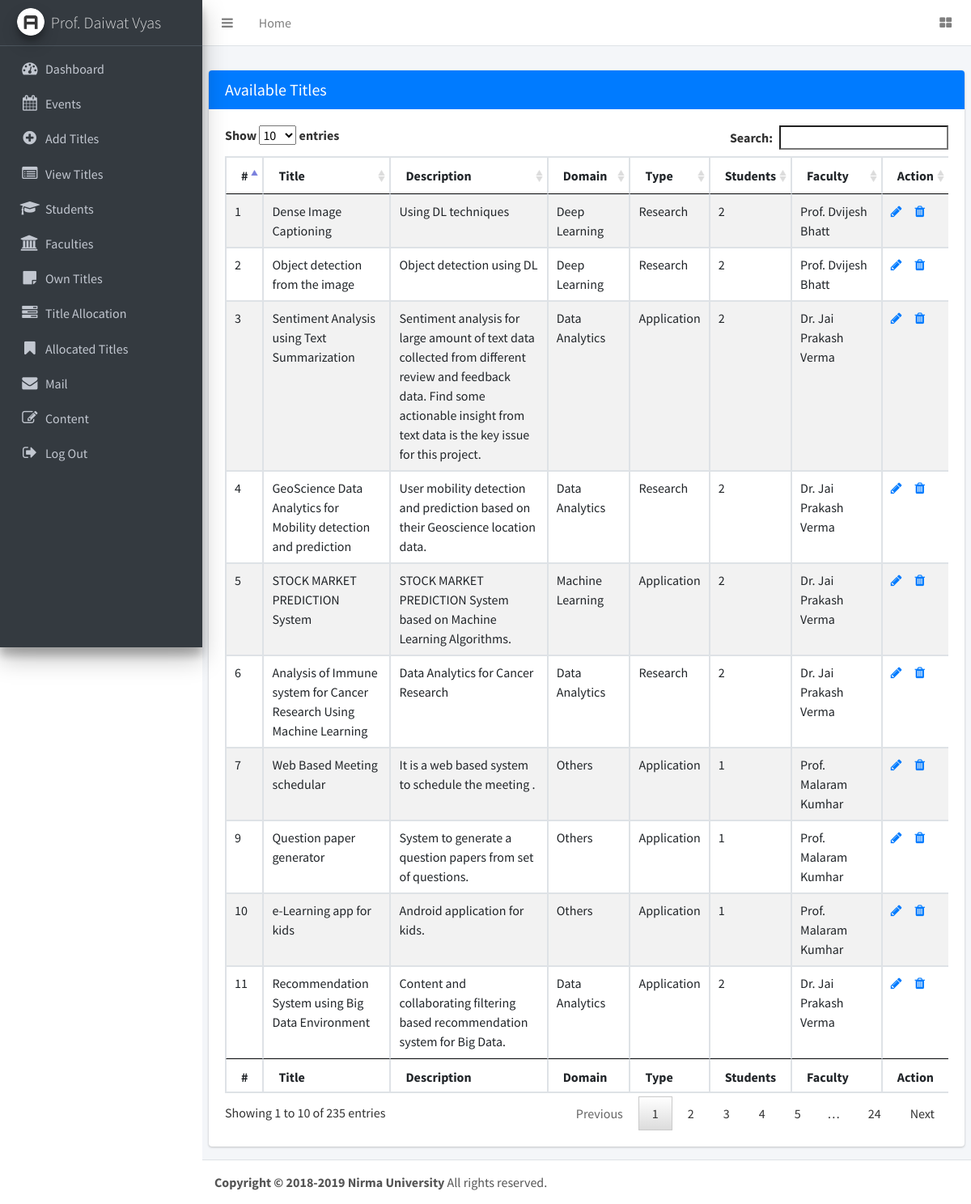
/coordinator/viewTitles.php (signed in), run on the app's committed database.
### tables this page shows
CREATE TABLE `project_titles` (
  `id` int(11) NOT NULL AUTO_INCREMENT,
  `title` varchar(100) NOT NULL,
  `description` varchar(1000) NOT NULL,
  `domain` varchar(100) NOT NULL DEFAULT 'Other',
  `type` varchar(64) DEFAULT 'Application',
  `students` int(11) NOT NULL,
  `faculty` varchar(100) NOT NULL,
  `flag` int(11) NOT NULL DEFAULT 0,
  PRIMARY KEY (`id`)
);

### coordinator/viewTitles.php (the view, shortened to what this page needs)
<?php
include 'connection.php'; ?>
<!DOCTYPE html>
<html>
<head>
    <link rel="stylesheet" href="https://maxcdn.bootstrapcdn.com/font-awesome/4.4.0/css/font-awesome.min.css">
    <link rel="stylesheet" href="https://code.ionicframework.com/ionicons/2.0.1/css/ionicons.min.css">
    <link rel="stylesheet" href="../plugins/datatables/jquery.dataTables.css">
    <link rel="stylesheet" href="../dist/css/adminlte.min.css">
</head>
<body class="hold-transition sidebar-mini">
    <div class="wrapper">
        <nav class="main-header navbar navbar-expand bg-white navbar-light border-bottom">
            <ul class="navbar-nav">
                <li class="nav-item">
                    <a class="nav-link" data-widget="pushmenu" href="#"><i class="fa fa-bars"></i></a>
                </li>
                <li class="nav-item d-none d-sm-inline-block">
                    <a href="index.php" class="nav-link">Home</a>
                </li>
            </ul>
            <ul class="navbar-nav ml-auto">
                <li class="nav-item">
                    <a class="nav-link" href="#">
                        <i class="fa fa-th-large"></i>
                    </a>
                </li>
            </ul>
        </nav>
        <?php include 'menu.php';
        ?>
        <div class="content-wrapper">
            <section class="content-header">
</section>
<section class="content">
    <div class="row">
        <div class="col-12">
            <div class="card card-primary">
                <div class="card-header">
                    <h3 class="card-title">Available Titles</h3>
                </div>
                <div class="card-body">
                <div class="table-responsive">
                    <table id="example1" class="table table-bordered table-striped">
                        <thead>
                            <tr>
                                <th>#</th>
                                <th>Title</th>
                                <th>Description</th>
                                <th>Domain</th>
                                <th>Type</th>
                                <th>Students</th>
                                <th>Faculty</th>
                                <th>Action</th>
                            </tr>
                        </thead>
                        <tbody>
                            <?php
                            $sql  = "SELECT * FROM project_titles";
                            $result = mysqli_query($con, $sql);
                            if (mysqli_num_rows($result) > 0) {
                                while($row = mysqli_fetch_assoc($result)) {
                                    ?>
                                    <tr>
                                        <td><?php echo $row["id"]; ?></td>
                                        <td><?php echo $row["title"]; ?></td>
                                        <td><?php echo $row["description"]; ?></td>
                                        <td><?php echo $row["domain"]; ?></td>
                                        <td><?php echo $row["type"]; ?></td>
                                        <td><?php echo $row["students"]; ?></td>
                                        <td><?php echo $row['faculty']; ?></td>
                                        <td>
                                            <a href="editTitles.php?id=<?php echo $row["id"];?>"><i class="fa fa-pencil" aria-hidden="true"></i></a>&nbsp;&nbsp;&nbsp;&nbsp;
                                            <a href="deleteTitle.php?id=<?php echo $row["id"];?>"><i class="fa fa-trash" aria-hidden="true"></i></a>
                                        </td>
                                    </tr>
                                    <?php
                                }
                            }
                            ?>
                        </tbody>
                        <tfoot>
                            <tr>
                                <th>#</th>
                                <th>Title</th>
                                <th>Description</th>
                                <th>Domain</th>
                                <th>Type</th>
                                <th>Students</th>
                                <th>Faculty</th>
                                <th>Action</th>
                            </tr>
                        </tfoot>
                    </table>
                    </div>
                </div>
            </div>
        </div>
    </div>
</section>
</div>
<footer class="main-footer">
    <strong>Copyright &copy; 2018-2019 Nirma University</strong> All rights
    reserved.
</footer>
</div>
</body>
</html>

### data on the page
project_titles: id "1", title "Dense Image Captioning", description "Using DL techniques", domain "Deep Learning", type "Research", students "2", faculty "Prof. Dvijesh Bhatt"
project_titles: id "2", title "Object detection from the image", description "Object detection using DL", domain "Deep Learning", type "Research", students "2", faculty "Prof. Dvijesh Bhatt"
project_titles: id "3", title "Sentiment Analysis using Text Summarization", description "Sentiment analysis for large amount of text data collected from different review and feedback data. Find some actionable insight from text data is the key issue for this project.", domain "Data Analytics", type "Application", students "2", faculty "Dr. Jai Prakash Verma"
project_titles: id "4", title "GeoScience Data Analytics for Mobility detection and prediction", description "User mobility detection and prediction based on their Geoscience location data.", domain "Data Analytics", type "Research", students "2", faculty "Dr. Jai Prakash Verma"
project_titles: id "5", title "STOCK MARKET PREDICTION System", description "STOCK MARKET PREDICTION System based on Machine Learning Algorithms.", domain "Machine Learning", type "Application", students "2", faculty "Dr. Jai Prakash Verma"
project_titles: id "6", title "Analysis of Immune system for Cancer Research Using Machine Learning", description "Data Analytics for Cancer Research", domain "Data Analytics", type "Research", students "2", faculty "Dr. Jai Prakash Verma"
project_titles: id "7", title "Web Based Meeting schedular", description "It is a web based system to schedule the meeting .", domain "Others", type "Application", students "1", faculty "Prof. Malaram Kumhar"
project_titles: id "9", title "Question paper generator", description "System to generate a question papers from set of questions.", domain "Others", type "Application", students "1", faculty "Prof. Malaram Kumhar"
project_titles: id "10", title "e-Learning app for kids", description "Android application for kids.", domain "Others", type "Application", students "1", faculty "Prof. Malaram Kumhar"
project_titles: id "11", title "Recommendation System using Big Data Environment", description "Content and collaborating filtering based recommendation system for Big Data.", domain "Data Analytics", type "Application", students "2", faculty "Dr. Jai Prakash Verma"

### other printed values
$_SESSION['coordinatorusername'] "Prof. Daiwat Vyas"
